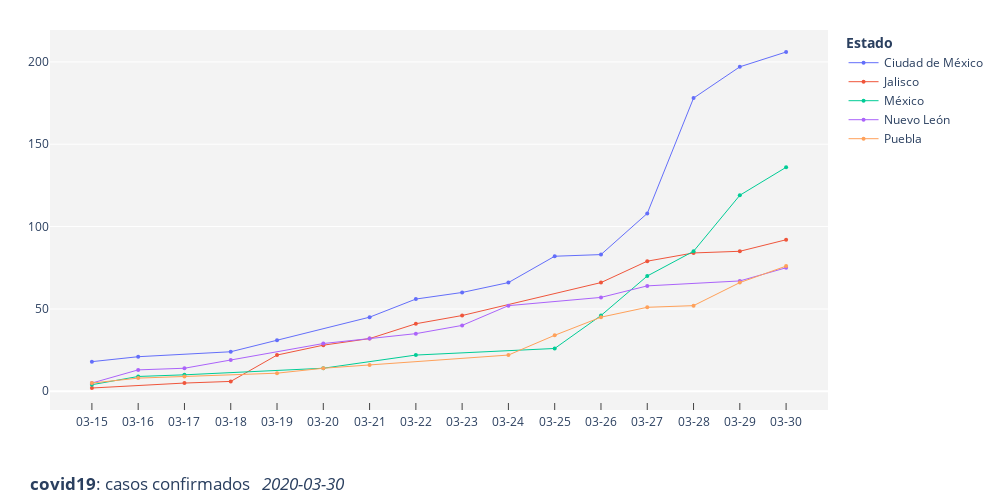

Source (notebook cell):
### Code cell
fig = px.scatter(plottop, x="fecha_caso_nuevo", y="count", color="estado", hover_data=['count'])
for i in range(0,len(fig.data)):
    fig.data[i].update(mode='markers+lines',
                       marker=dict(size=4),
                       line=dict(width=1))

fig.update_layout(title={'text': '<b>covid19</b>: casos confirmados   <i>{}</i>'.format(recent_day),
                         'x': 0.03,
                         'y': 0.02},
                  width=1000,
                  height=500,
                  margin={"r":30,"t":30,"l":50,"b":90},
                  autosize=False,
                  plot_bgcolor='rgb(243, 243, 243)',
                  xaxis=dict(showline=True,
                             showgrid=False,
                             linewidth=2,
                             type='date',
                             autorange=True,
                             dtick='2000-01-01',
                             tickformat='%m-%d',
                             ticks='inside',
                             ticklen=7,
                             title=None),
                  yaxis=dict(autorange=True,
                             title=None),
                 legend_title='<b>Estado</b>'
                 )
fig.show()

### Figure 1 — Plotly figure (JSON) as saved in the notebook; plotly's stock layout.template omitted (floating-point values rounded to 4 significant figures)
{"data": [{"customdata": [[18], [21], [24], [31], [45], [56], [60], [66], [82], [83], [108], [178], [197], [206]], "hoverlabel": {"namelength": 0}, "hovertemplate": "estado=Ciudad de México<br>fecha_caso_nuevo=%{x}<br>count=%{customdata[0]}", "legendgroup": "Ciudad de México", "line": {"width": 1}, "marker": {"color": "#636efa", "size": 4, "symbol": "circle"}, "mode": "markers+lines", "name": "Ciudad de México", "showlegend": true, "type": "scatter", "x": ["2020-03-15T00:00:00", "2020-03-16T00:00:00", "2020-03-18T00:00:00", "2020-03-19T00:00:00", "2020-03-21T00:00:00", "2020-03-22T00:00:00", "2020-03-23T00:00:00", "2020-03-24T00:00:00", "2020-03-25T00:00:00", "2020-03-26T00:00:00", "2020-03-27T00:00:00", "2020-03-28T00:00:00", "2020-03-29T00:00:00", "2020-03-30T00:00:00"], "xaxis": "x", "y": [18, 21, 24, 31, 45, 56, 60, 66, 82, 83, 108, 178, 197, 206], "yaxis": "y"}, {"customdata": [[2], [5], [6], [22], [28], [32], [41], [46], [66], [79], [84], [85], [92]], "hoverlabel": {"namelength": 0}, "hovertemplate": "estado=Jalisco<br>fecha_caso_nuevo=%{x}<br>count=%{customdata[0]}", "legendgroup": "Jalisco", "line": {"width": 1}, "marker": {"color": "#EF553B", "size": 4, "symbol": "circle"}, "mode": "markers+lines", "name": "Jalisco", "showlegend": true, "type": "scatter", "x": ["2020-03-15T00:00:00", "2020-03-17T00:00:00", "2020-03-18T00:00:00", "2020-03-19T00:00:00", "2020-03-20T00:00:00", "2020-03-21T00:00:00", "2020-03-22T00:00:00", "2020-03-23T00:00:00", "2020-03-26T00:00:00", "2020-03-27T00:00:00", "2020-03-28T00:00:00", "2020-03-29T00:00:00", "2020-03-30T00:00:00"], "xaxis": "x", "y": [2, 5, 6, 22, 28, 32, 41, 46, 66, 79, 84, 85, 92], "yaxis": "y"}, {"customdata": [[4], [9], [10], [14], [22], [26], [46], [70], [85], [119], [136]], "hoverlabel": {"namelength": 0}, "hovertemplate": "estado=México<br>fecha_caso_nuevo=%{x}<br>count=%{customdata[0]}", "legendgroup": "México", "line": {"width": 1}, "marker": {"color": "#00cc96", "size": 4, "symbol": "circle"}, "mode": "markers+lines", "name": "México", "showlegend": true, "type": "scatter", "x": ["2020-03-15T00:00:00", "2020-03-16T00:00:00", "2020-03-17T00:00:00", "2020-03-20T00:00:00", "2020-03-22T00:00:00", "2020-03-25T00:00:00", "2020-03-26T00:00:00", "2020-03-27T00:00:00", "2020-03-28T00:00:00", "2020-03-29T00:00:00", "2020-03-30T00:00:00"], "xaxis": "x", "y": [4, 9, 10, 14, 22, 26, 46, 70, 85, 119, 136], "yaxis": "y"}, {"customdata": [[5], [13], [14], [19], [29], [32], [35], [40], [52], [57], [64], [67], [75]], "hoverlabel": {"namelength": 0}, "hovertemplate": "estado=Nuevo León<br>fecha_caso_nuevo=%{x}<br>count=%{customdata[0]}", "legendgroup": "Nuevo León", "line": {"width": 1}, "marker": {"color": "#ab63fa", "size": 4, "symbol": "circle"}, "mode": "markers+lines", "name": "Nuevo León", "showlegend": true, "type": "scatter", "x": ["2020-03-15T00:00:00", "2020-03-16T00:00:00", "2020-03-17T00:00:00", "2020-03-18T00:00:00", "2020-03-20T00:00:00", "2020-03-21T00:00:00", "2020-03-22T00:00:00", "2020-03-23T00:00:00", "2020-03-24T00:00:00", "2020-03-26T00:00:00", "2020-03-27T00:00:00", "2020-03-29T00:00:00", "2020-03-30T00:00:00"], "xaxis": "x", "y": [5, 13, 14, 19, 29, 32, 35, 40, 52, 57, 64, 67, 75], "yaxis": "y"}, {"customdata": [[5], [8], [9], [11], [14], [16], [22], [34], [45], [51], [52], [66], [76]], "hoverlabel": {"namelength": 0}, "hovertemplate": "estado=Puebla<br>fecha_caso_nuevo=%{x}<br>count=%{customdata[0]}", "legendgroup": "Puebla", "line": {"width": 1}, "marker": {"color": "#FFA15A", "size": 4, "symbol": "circle"}, "mode": "markers+lines", "name": "Puebla", "showlegend": true, "type": "scatter", "x": ["2020-03-15T00:00:00", "2020-03-16T00:00:00", "2020-03-17T00:00:00", "2020-03-19T00:00:00", "2020-03-20T00:00:00", "2020-03-21T00:00:00", "2020-03-24T00:00:00", "2020-03-25T00:00:00", "2020-03-26T00:00:00", "2020-03-27T00:00:00", "2020-03-28T00:00:00", "2020-03-29T00:00:00", "2020-03-30T00:00:00"], "xaxis": "x", "y": [5, 8, 9, 11, 14, 16, 22, 34, 45, 51, 52, 66, 76], "yaxis": "y"}], "layout": {"autosize": false, "height": 500, "legend": {"title": {"text": "<b>Estado</b>"}, "tracegroupgap": 0}, "margin": {"b": 90, "l": 50, "r": 30, "t": 30}, "plot_bgcolor": "rgb(243, 243, 243)", "title": {"text": "<b>covid19</b>: casos confirmados   <i>2020-03-30</i>", "x": 0.03, "y": 0.02}, "width": 1000, "xaxis": {"anchor": "y", "autorange": true, "domain": [0, 1], "dtick": "2000-01-01", "linewidth": 2, "range": ["2020-03-14 02:16:08.9312", "2020-03-30 21:43:51.0688"], "showgrid": false, "showline": true, "tickformat": "%m-%d", "ticklen": 7, "ticks": "inside", "title": {}, "type": "date"}, "yaxis": {"anchor": "x", "autorange": true, "domain": [0, 1], "range": [-11.36, 219.4], "title": {}, "type": "linear"}}}
